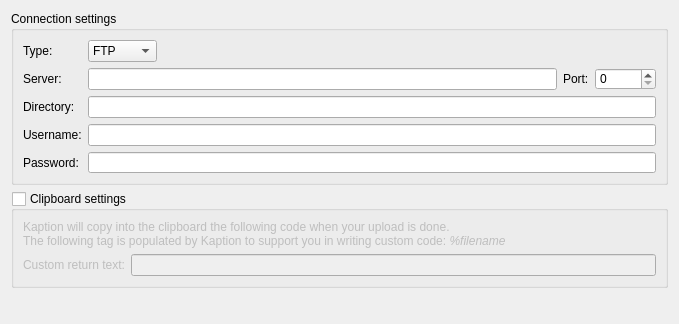
<?xml version="1.0" encoding="UTF-8"?>
<ui version="4.0">
 <class>FtpUploadSettingsPage</class>
 <widget class="QWidget" name="FtpUploadSettingsPage">
  <property name="geometry">
   <rect>
    <x>0</x>
    <y>0</y>
    <width>679</width>
    <height>324</height>
   </rect>
  </property>
  <property name="sizePolicy">
   <sizepolicy hsizetype="Minimum" vsizetype="Minimum">
    <horstretch>0</horstretch>
    <verstretch>0</verstretch>
   </sizepolicy>
  </property>
  <property name="windowTitle">
   <string>Form</string>
  </property>
  <layout class="QGridLayout" name="gridLayout_2">
   <item row="0" column="0">
    <widget class="QGroupBox" name="groupBox">
     <property name="minimumSize">
      <size>
       <width>500</width>
       <height>70</height>
      </size>
     </property>
     <property name="title">
      <string>Connection settings</string>
     </property>
     <layout class="QGridLayout" name="gridLayout_3">
      <item row="0" column="0">
       <layout class="QGridLayout" name="gridLayout" columnstretch="0,0,1,0,0">
        <item row="1" column="1" colspan="2">
         <widget class="KLineEdit" name="kcfg_Server">
          <property name="text">
           <string notr="true"/>
          </property>
         </widget>
        </item>
        <item row="2" column="1" colspan="4">
         <widget class="QLineEdit" name="kcfg_Directory">
          <property name="text">
           <string notr="true"/>
          </property>
         </widget>
        </item>
        <item row="4" column="1" colspan="4">
         <widget class="QLineEdit" name="kcfg_Password">
          <property name="inputMask">
           <string notr="true"/>
          </property>
          <property name="text">
           <string notr="true"/>
          </property>
          <property name="echoMode">
           <enum>QLineEdit::Password</enum>
          </property>
         </widget>
        </item>
        <item row="1" column="0">
         <widget class="QLabel" name="label_Server">
          <property name="text">
           <string>Server:</string>
          </property>
         </widget>
        </item>
        <item row="2" column="0">
         <widget class="QLabel" name="label_Directory">
          <property name="text">
           <string>Directory:</string>
          </property>
         </widget>
        </item>
        <item row="3" column="0">
         <widget class="QLabel" name="label_Username">
          <property name="text">
           <string>Username:</string>
          </property>
         </widget>
        </item>
        <item row="4" column="0">
         <widget class="QLabel" name="label_Password">
          <property name="text">
           <string>Password:</string>
          </property>
         </widget>
        </item>
        <item row="3" column="1" colspan="4">
         <widget class="QLineEdit" name="kcfg_Username">
          <property name="text">
           <string notr="true"/>
          </property>
         </widget>
        </item>
        <item row="0" column="0">
         <widget class="QLabel" name="label_Type">
          <property name="text">
           <string>Type:</string>
          </property>
         </widget>
        </item>
        <item row="0" column="1">
         <widget class="QComboBox" name="kcfg_Type">
          <property name="currentIndex">
           <number>0</number>
          </property>
          <property name="maxVisibleItems">
           <number>4</number>
          </property>
          <item>
           <property name="text">
            <string notr="true">FTP</string>
           </property>
          </item>
          <item>
           <property name="text">
            <string>SFTP</string>
           </property>
          </item>
	  <item>
           <property name="text">
            <string notr="true">HTTP</string>
           </property>
          </item>
	  <item>
           <property name="text">
            <string notr="true">HTTPS</string>
           </property>
          </item>
         </widget>
        </item>
        <item row="1" column="3">
         <widget class="QLabel" name="label_Port">
          <property name="text">
           <string>Port:</string>
          </property>
         </widget>
        </item>
        <item row="1" column="4">
         <widget class="QSpinBox" name="kcfg_Port">
          <property name="maximum">
           <number>65536</number>
          </property>
         </widget>
        </item>
       </layout>
      </item>
     </layout>
    </widget>
   </item>
   <item row="1" column="0">
    <widget class="QGroupBox" name="kcfg_UseClipboard">
     <property name="title">
      <string>Clipboard settings</string>
     </property>
     <property name="flat">
      <bool>false</bool>
     </property>
     <property name="checkable">
      <bool>true</bool>
     </property>
     <property name="checked">
      <bool>false</bool>
     </property>
     <layout class="QVBoxLayout" name="verticalLayout">
      <item>
       <widget class="QLabel" name="label_2">
        <property name="text">
         <string>&lt;!DOCTYPE HTML PUBLIC &quot;-//W3C//DTD HTML 4.0//EN&quot; &quot;http://www.w3.org/TR/REC-html40/strict.dtd&quot;&gt;
&lt;html&gt;&lt;head&gt;&lt;meta name=&quot;qrichtext&quot; content=&quot;1&quot; /&gt;&lt;style type=&quot;text/css&quot;&gt;
p, li { white-space: pre-wrap; }
&lt;/style&gt;&lt;/head&gt;&lt;body style=&quot; font-family:'Bitstream Vera Sans'; font-size:9pt; font-weight:400; font-style:normal;&quot;&gt;
&lt;p style=&quot; margin-top:0px; margin-bottom:0px; margin-left:0px; margin-right:0px; -qt-block-indent:0; text-indent:0px;&quot;&gt;Kaption will copy into the clipboard the following code when your upload is done. &lt;/p&gt;
&lt;p style=&quot; margin-top:0px; margin-bottom:0px; margin-left:0px; margin-right:0px; -qt-block-indent:0; text-indent:0px;&quot;&gt;The following tag is populated by Kaption to support you in writing custom code: &lt;span style=&quot; font-style:italic;&quot;&gt;%filename&lt;/span&gt;&lt;/p&gt;&lt;/body&gt;&lt;/html&gt;</string>
        </property>
       </widget>
      </item>
      <item>
       <layout class="QHBoxLayout" name="horizontalLayout">
        <item>
         <widget class="QLabel" name="label">
          <property name="text">
           <string>Custom return text:</string>
          </property>
         </widget>
        </item>
        <item>
         <widget class="QLineEdit" name="kcfg_ClipboardContents"/>
        </item>
       </layout>
      </item>
     </layout>
    </widget>
   </item>
   <item row="2" column="0">
    <spacer name="verticalSpacer">
     <property name="orientation">
      <enum>Qt::Vertical</enum>
     </property>
     <property name="sizeHint" stdset="0">
      <size>
       <width>20</width>
       <height>26</height>
      </size>
     </property>
    </spacer>
   </item>
  </layout>
 </widget>
 <customwidgets>
  <customwidget>
   <class>KLineEdit</class>
   <extends>QLineEdit</extends>
   <header>klineedit.h</header>
  </customwidget>
 </customwidgets>
 <tabstops>
  <tabstop>kcfg_Type</tabstop>
  <tabstop>kcfg_Server</tabstop>
  <tabstop>kcfg_Port</tabstop>
  <tabstop>kcfg_Directory</tabstop>
  <tabstop>kcfg_Username</tabstop>
  <tabstop>kcfg_Password</tabstop>
 </tabstops>
 <resources/>
 <connections/>
</ui>
